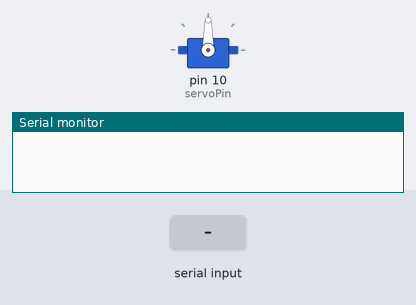
A sketch run on a simulated Arduino Uno, built with avr-gcc and run on an emulated ATmega328P. Parts: servo, the last lines printed to the serial monitor. The inputs (shaded band) are chosen by the test bench.

Above: at 1.2 s.
1.3 s: "90,45\n" received over Serial
At 2.3 s:
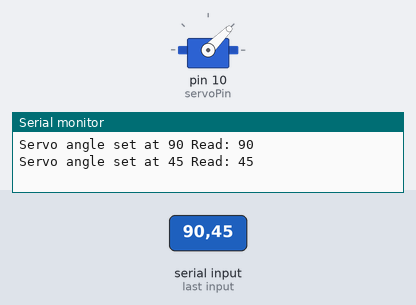
2.8 s: "30,150\n" received over Serial
At 3.4 s:
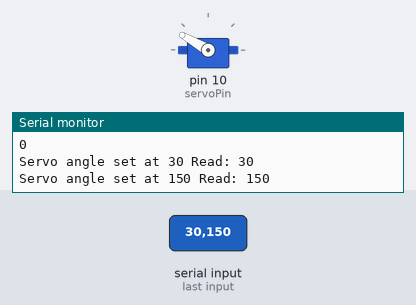
4.3 s: "5\n" received over Serial
At 5.5 s:
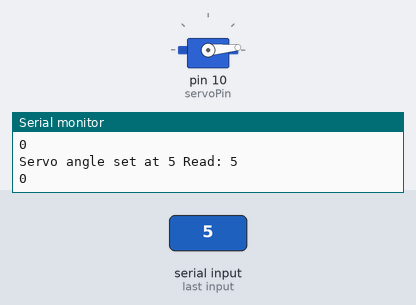
5.8 s: "200\n" received over Serial
At 7.0 s:
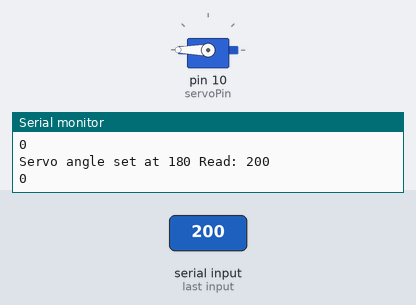
7.3 s: "90\n" received over Serial
At 8.0 s:
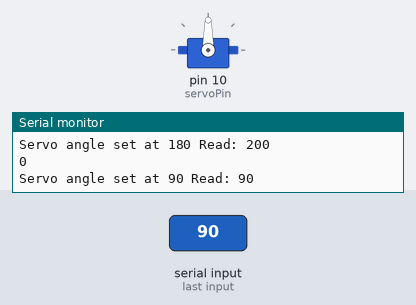
Timing chart, 0 to 9.8 s (numbered marks = the images above; inputs shaded):
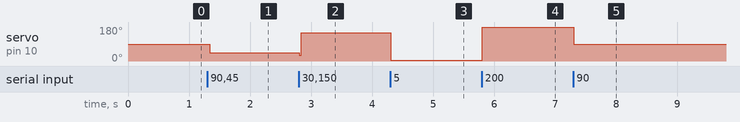

The sketch:

Servo_Test.ino
```cpp
#include <SoftwareSerial.h>
#include <SerialCommand.h>
SerialCommand sCmd;

#include <Servo.h>

// Variable declarations
Servo myServo;
int servoPin = 10; // Change according to board
int servoAngle = 90;

// HS-125MG Wiriing: Black-Ground, Red-Power, Yellow-Signal

void setup() {
  Serial.begin(9600);        // set up Serial library at 9600 bps
  myServo.attach(servoPin);

  while (!Serial);

  //sCmd.addCommand("PING", pingHandler);
}

void loop() {
  //Serial.print("Hi");
  if (Serial.available() > 0){
    //sCmd.readSear
    //Serial.println(Serial.read());
    servoAngle = Serial.parseInt();

    if (servoAngle == 300){
      myServo.detach();
      Serial.println("Detaching servo");
    }
    else if (servoAngle != 0){
      myServo.attach(servoPin);
      myServo.write(servoAngle);
      Serial.print("Servo angle set at ");
      Serial.print(myServo.read(), DEC);
      Serial.print(" Read: ");
      Serial.println(servoAngle);
    }
    else{
      // Heartbeat message
      Serial.println(servoAngle);
    }

    Serial.flush();
  }
}
```

Measured:
- after the input at 1.3 s, servo on pin 10 (servoPin): 90° → 45° at once
- after the input at 2.8 s, servo on pin 10 (servoPin): 45° → 150° at once
- after the input at 4.3 s, servo on pin 10 (servoPin): 150° → 5° at once
- after the input at 5.8 s, servo on pin 10 (servoPin): 5° → 180° at once
- after the input at 7.3 s, servo on pin 10 (servoPin): 180° → 90° at once
